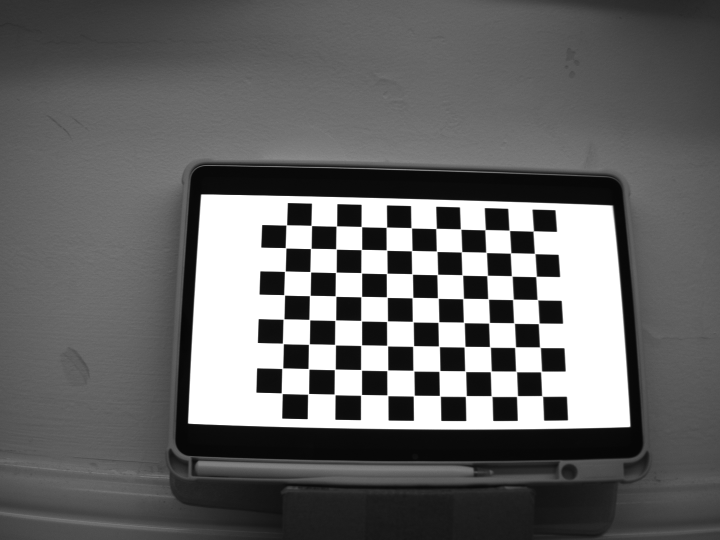
#> input picture Lab2_Group13/lab2_report_image_num_part/image_set_1/1.png, 1440 x 1080 px (shown at 1/2 size)
$ python adviser.py --image ../../Lab2_Group13/lab2_report_image_num_part/image_set_1/1.png   (older library calls are emulated)
#> lines starting #> are read from the running program, lines starting #| are printed output that depends on the picture
from __future__ import annotations
import argparse
from pathlib import Path
import sys
import cv2
import numpy as np
import json
from typing import Tuple, Dict, Any


def imread_gray(path: Path) -> np.ndarray | None:
    return cv2.imread(str(path), cv2.IMREAD_GRAYSCALE)


def tenengrad(gray: np.ndarray) -> np.ndarray:
    gx = cv2.Sobel(gray, cv2.CV_32F, 1, 0, ksize=3)
    gy = cv2.Sobel(gray, cv2.CV_32F, 0, 1, ksize=3)
    return gx * gx + gy * gy  # gradient energy per-pixel


def grid_sharpness(gray: np.ndarray, grid: int = 20) -> Tuple[np.ndarray, np.ndarray, np.ndarray]:
    """Compute per-cell sharpness map using Tenengrad. Returns (S, Xc, Yc)
    S: (gy, gx) mean sharpness per cell
    Xc, Yc: cell center coordinates (pixel)
    """
    H, W = gray.shape
    gh = max(1, H // grid)
    gw = max(1, W // grid)
    g2 = tenengrad(gray)
    S = np.zeros((grid, grid), dtype=np.float32)
    Xc = np.zeros_like(S, dtype=np.float32)
    Yc = np.zeros_like(S, dtype=np.float32)
    for iy in range(grid):
        y0 = iy * gh
        y1 = H if iy == grid - 1 else (iy + 1) * gh
        for ix in range(grid):
            x0 = ix * gw
            x1 = W if ix == grid - 1 else (ix + 1) * gw
            patch = g2[y0:y1, x0:x1]
            val = float(np.mean(patch)) if patch.size else 0.0
            S[iy, ix] = val
            Xc[iy, ix] = 0.5 * (x0 + x1)
            Yc[iy, ix] = 0.5 * (y0 + y1)
    return S, Xc, Yc


def fit_plane_least_squares(X: np.ndarray, Y: np.ndarray, Z: np.ndarray) -> Tuple[float, float, float]:
    """Fit plane Z = a*x + b*y + c by least squares."""
    A = np.stack([X.ravel(), Y.ravel(), np.ones_like(X.ravel())], axis=1)
    coef, _, _, _ = np.linalg.lstsq(A, Z.ravel(), rcond=None)
    a, b, c = coef.tolist()
    return a, b, c


def direction_from_gradient(a: float, b: float) -> Dict[str, Any]:
    # gradient points toward increasing sharpness; we want to tilt toward low-sharpness side → opposite to gradient
    dx = -a
    dy = -b
    mag = float(np.hypot(dx, dy))
    angle = float(np.degrees(np.arctan2(dy, dx)))  # degrees, image coords: +x right, +y down
    # Map to cardinal directions primarily
    dirs = []
    if abs(dx) >= abs(dy):
        dirs.append('left' if dx < 0 else 'right')  # because dx negative means suggest more to left
        if abs(dy) > 0.3 * abs(dx):
            dirs.append('up' if dy < 0 else 'down')
    else:
        dirs.append('up' if dy < 0 else 'down')
        if abs(dx) > 0.3 * abs(dy):
            dirs.append('left' if dx < 0 else 'right')
    return {"dx": dx, "dy": dy, "mag": mag, "angle_deg": angle, "dirs": dirs}


def analyze_image(gray: np.ndarray, grid: int = 20) -> Dict[str, Any]:
    H, W = gray.shape
    S, Xc, Yc = grid_sharpness(gray, grid=grid)
    # Normalize coordinates to [-1,1] for scale invariance
    Xn = (Xc - W * 0.5) / max(W * 0.5, 1.0)
    Yn = (Yc - H * 0.5) / max(H * 0.5, 1.0)
    # Log-transform sharpness to reduce dynamic range
    Sz = np.log1p(S)
    a, b, c = fit_plane_least_squares(Xn, Yn, Sz)
    grad = direction_from_gradient(a, b)

    # Global sharpness stats
    s_mean = float(S.mean())
    s_med = float(np.median(S))
    s_std = float(S.std())

    # Exposure/contrast quick checks
    mean_int = float(gray.mean())
    std_int = float(gray.std())
    # clipping ratios
    clip_dark = float((gray <= 2).mean())
    clip_bright = float((gray >= 253).mean())

    # Left/Right/Top/Bottom averages
    left_mean = float(S[:, : S.shape[1] // 2].mean())
    right_mean = float(S[:, S.shape[1] // 2 :].mean())
    top_mean = float(S[: S.shape[0] // 2, :].mean())
    bot_mean = float(S[S.shape[0] // 2 :, :].mean())

    # Normalize gradient magnitude to relative scale
    rel_mag = grad["mag"] / max(abs(a) + abs(b) + 1e-6, 1e-6)
    strength = 'small'
    if rel_mag > 0.6:
        strength = 'strong'
    elif rel_mag > 0.3:
        strength = 'moderate'

    # Simple quality verdict
    notes = []
    verdict = "PASS"
    # thresholds are empirical; Tenengrad patch median depends on image scale; use relative stats
    if s_med < 200.0:  # quite soft
        verdict = "WARN"
        notes.append("图像整体偏虚（锐度较低），请检查对焦或增加光照/提高快门")
    if s_med < 80.0:
        verdict = "FAIL"
    if clip_bright > 0.05:
        verdict = "WARN" if verdict == "PASS" else verdict
        notes.append(f"高光溢出比例 {clip_bright*100:.1f}% 较高，建议降低曝光/缩小光圈")
    if clip_dark > 0.10:
        verdict = "WARN" if verdict == "PASS" else verdict
        notes.append(f"暗部死黑比例 {clip_dark*100:.1f}% 较高，建议增加曝光/补光")

    return {
        "plane_coef": {"a": a, "b": b, "c": c},
        "grid": grid,
        "sharp_stats": {
            "mean": s_mean,
            "median": s_med,
            "std": s_std,
            "left_mean": left_mean,
            "right_mean": right_mean,
            "top_mean": top_mean,
            "bottom_mean": bot_mean,
        },
        "exposure_stats": {
            "mean": mean_int,
            "std": std_int,
            "clip_dark_ratio": clip_dark,
            "clip_bright_ratio": clip_bright,
        },
        "quality": {"verdict": verdict, "notes": notes},
        "gradient": grad,
        "strength": strength,
    }


def heatmap_png(gray: np.ndarray, S: np.ndarray, out_path: Path):
    H, W = gray.shape
    gh = H // S.shape[0]
    gw = W // S.shape[1]
    # Normalize S to [0,255]
    s = S.astype(np.float32)
    s -= s.min() if np.isfinite(s.min()) else 0.0
    d = (s.max() - s.min()) if np.isfinite(s.max()) else 1.0
    s = (s / max(d, 1e-6) * 255.0).astype(np.uint8)
    vis = cv2.resize(s, (W, H), interpolation=cv2.INTER_NEAREST)
    cm = cv2.applyColorMap(vis, cv2.COLORMAP_TURBO)
    # blend with gray image for context
    gray3 = cv2.cvtColor(gray, cv2.COLOR_GRAY2BGR)
    overlay = cv2.addWeighted(gray3, 0.4, cm, 0.6, 0)
    cv2.imwrite(str(out_path), overlay)


def main():
    ap = argparse.ArgumentParser(description="Tilt/shift adviser based on depth-of-field/sharpness distribution")
    ap.add_argument("--images-dir", default="./figures", help="Folder of images (analyze the latest by name)")
    ap.add_argument("--image", default="", help="Analyze a single image path (overrides --images-dir)")
    ap.add_argument("--grid", type=int, default=20, help="Grid cells per side for sharpness map")
    ap.add_argument("--out-dir", default=str(Path(__file__).resolve().parent / "adviser_out"), help="Output directory for debug overlays and report")
    args = ap.parse_args()

    out_dir = Path(args.out_dir)
    out_dir.mkdir(parents=True, exist_ok=True)

    if args.image:
        img_path = Path(args.image)
    else:
        img_dir = Path(args.images_dir)
        files = sorted([p for p in img_dir.iterdir() if p.suffix.lower() in (".jpg", ".jpeg", ".png", ".bmp", ".tif", ".tiff")])
        if not files:
            print(f"No images found in {img_dir}")
            sys.exit(1)
        img_path = files[-1]  # latest by name

    gray = imread_gray(img_path)
#> in imread_gray, returned value is the input picture: shape (1080, 1440); min 5, max 255, mean 102.8
    if gray is None:
        print(f"Failed to read image: {img_path}")
        sys.exit(2)

    # Analyze
    S, Xc, Yc = grid_sharpness(gray, grid=args.grid)
#> in tenengrad, `gy = cv2.Sobel(gray, cv2.CV_32F, 0, 1, ksize=3)`:
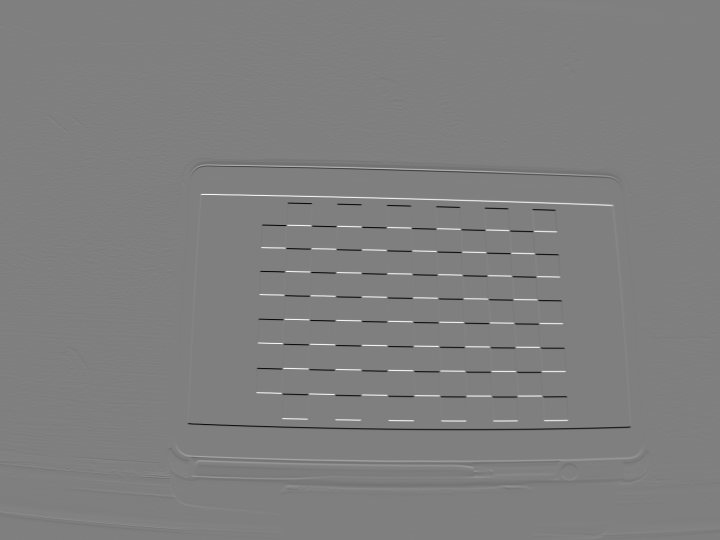
#> gy: shape (1080, 1440) float32 (shown at 1/2 size); min -961, max 960, mean -0.1; drawn with min black and max white
#> after the loop in grid_sharpness, `for iy in range(grid):`:
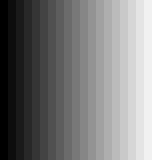
#> Xc: shape (20, 20) float32 (shown 8 times larger); min 36, max 1404, mean 720; drawn with min black and max white
#> after the loop in grid_sharpness, `for iy in range(grid):`:
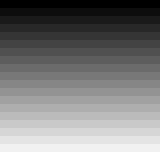
#> Yc: shape (20, 20) float32 (shown 8 times larger); min 27, max 1053, mean 540; drawn with min black and max white
    analysis = analyze_image(gray, grid=args.grid)
#> in analyze_image, `Sz = np.log1p(S)`:
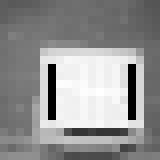
#> Sz: shape (20, 20) float32 (shown 8 times larger); min 0, max 11.21, mean 6.43; drawn with min black and max white
#> in fit_plane_least_squares, `A = np.stack([X.ravel(), Y.ravel(), np.ones_like(X.ravel())], axis=1)`: A = 400 rows, first 8: [-0.95, -0.95, 1], [-0.85, -0.95, 1], [-0.75, -0.95, 1], [-0.65, -0.95, 1], [-0.55, -0.95, 1], [-0.45, -0.95, 1], [-0.35, -0.95, 1], [-0.25, -0.95, 1]
#> in fit_plane_least_squares, `coef, _, _, _ = np.linalg.lstsq(A, Z.ravel(), rcond=None)`: coef = [0.226, 0.861, 6.43]
#> in fit_plane_least_squares, `a, b, c = coef.tolist()`: a = 0.226; b = 0.861; c = 6.43
#> in analyze_image, `a, b, c = fit_plane_least_squares(Xn, Yn, Sz)`: a = 0.226; b = 0.861; c = 6.43
#> in direction_from_gradient, `dx = -a`: dx = -0.226
#> in direction_from_gradient, `dy = -b`: dy = -0.861
#> in direction_from_gradient, `mag = float(np.hypot(dx, dy))`: mag = 0.89
#> in direction_from_gradient, `angle = float(np.degrees(np.arctan2(dy, dx)))`: angle = -104.7
#> in analyze_image, `grad = direction_from_gradient(a, b)`: grad = {'dx': -0.226, 'dy': -0.861, 'mag': 0.89, 'angle_deg': -104.7, 'dirs': ['up']}
#> in analyze_image, `s_mean = float(S.mean())`: s_mean = 10529.4
#> in analyze_image, `s_med = float(np.median(S))`: s_med = 191.3
#> in analyze_image, `s_std = float(S.std())`: s_std = 18344.2
#> in analyze_image, `mean_int = float(gray.mean())`: mean_int = 102.8
#> in analyze_image, `std_int = float(gray.std())`: std_int = 76.3
#> in analyze_image, `clip_dark = float((gray <= 2).mean())`: clip_dark = 0
#> in analyze_image, `clip_bright = float((gray >= 253).mean())`: clip_bright = 0.167
#> in analyze_image, `left_mean = float(S[:, : S.shape[1] // 2].mean())`: left_mean = 7716.9
#> in analyze_image, `right_mean = float(S[:, S.shape[1] // 2 :].mean())`: right_mean = 13341.9
#> in analyze_image, `top_mean = float(S[: S.shape[0] // 2, :].mean())`: top_mean = 7043.7
#> in analyze_image, `bot_mean = float(S[S.shape[0] // 2 :, :].mean())`: bot_mean = 14015.1
#> in analyze_image, `rel_mag = grad["mag"] / max(abs(a) + abs(b) + 1e-6, 1e-6)`: rel_mag = 0.819
#> analysis = 7 items

    # Save heatmap
    heatmap_path = out_dir / (img_path.stem + "_sharpness.png")
    heatmap_png(gray, S, heatmap_path)
#> in heatmap_png, `d = (s.max() - s.min()) if np.isfinite(s.max()) else 1.0`: d = 73561.5
#> in heatmap_png, `vis = cv2.resize(s, (W, H), interpolation=cv2.INTER_NEAREST)`:
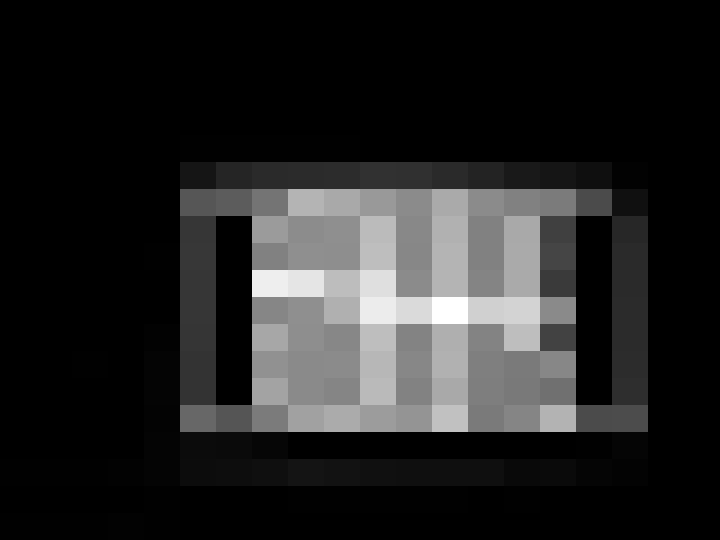
#> vis: shape (1080, 1440) (shown at 1/2 size); min 0, max 255, mean 36.1
#> in heatmap_png, `cm = cv2.applyColorMap(vis, cv2.COLORMAP_TURBO)`:
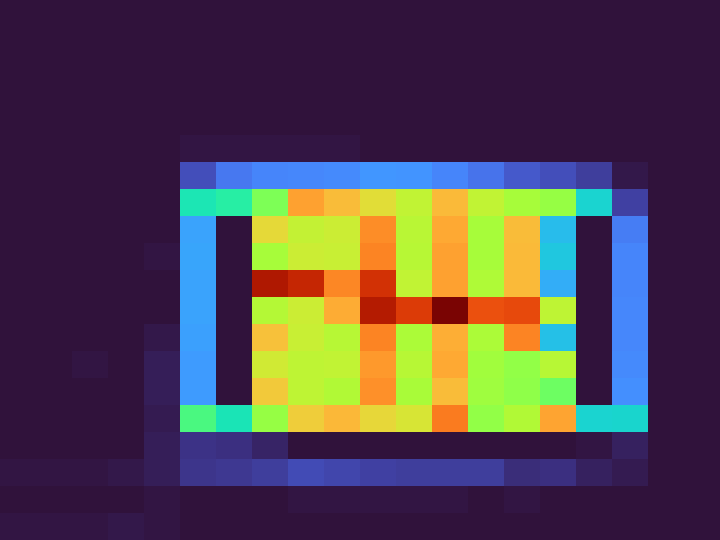
#> cm: shape (1080, 1440, 3) (shown at 1/2 size); mean B, G, R 77.3, 67.3, 80
#> in heatmap_png, `overlay = cv2.addWeighted(gray3, 0.4, cm, 0.6, 0)`:
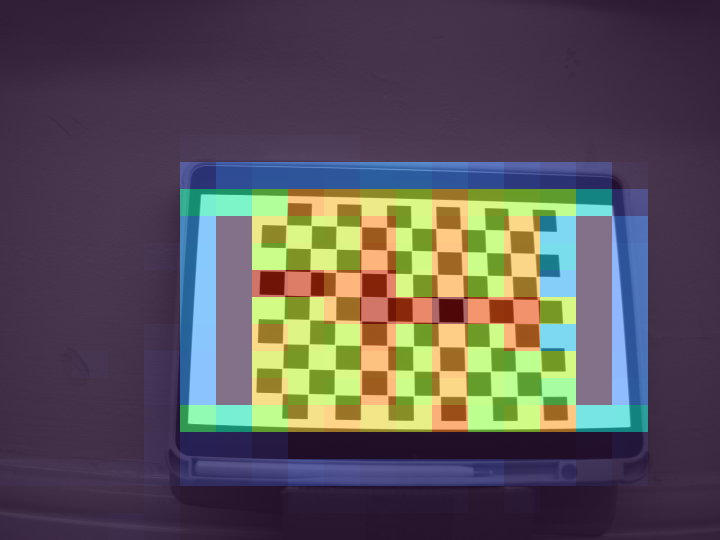
#> overlay: shape (1080, 1440, 3) (shown at 1/2 size); mean B, G, R 87.5, 81.5, 89.1

    # Build recommendation text
    dirs = analysis["gradient"]["dirs"]
#> dirs = ['up']
    strength = analysis["strength"]
#> strength = 'strong'
    # Direction mapping for user: recommend tilting lens toward low-sharpness side
    if dirs:
        primary = dirs[0]
#> primary = 'up'
        if primary in ("up", "down"):
            axis = "水平轴（绕x轴）"
        else:
            axis = "垂直轴（绕y轴）"
        rec = f"建议沿{axis}向‘{primary}’方向微倾（幅度：{strength}）。理由：画面Sharpness在该方向较弱，需要将合焦面朝该侧旋转。"
    else:
        rec = "Sharpness分布近似均匀；优先检查对焦与光圈，或仅做小幅倾斜试探。"

    # Compose report
    report = {
        "image": str(img_path),
        "grid": args.grid,
        "analysis": analysis,
        "recommendation": rec,
        "heatmap": str(heatmap_path),
    }

    out_json = out_dir / (img_path.stem + "_advice.json")
    with open(out_json, "w", encoding="utf-8") as f:
        json.dump(report, f, ensure_ascii=False, indent=2)

    print("==== Tilt/Shift Adviser ====")
    print("Image:", img_path.name)
    print("Quality:", analysis.get("quality", {}).get("verdict", "-"))
#| Quality: WARN
    notes = analysis.get("quality", {}).get("notes", [])
#> notes = ['图像整体偏虚（锐度较低），请检查对焦或增加光照/提高快门', '高光溢出比例 16.7% 较高，建议降低曝光/缩小光圈']
    if notes:
        for n in notes:
            print(" -", n)
#> this loop made 2 passes
#|  - 图像整体偏虚（锐度较低），请检查对焦或增加光照/提高快门
#|  - 高光溢出比例 16.7% 较高，建议降低曝光/缩小光圈
    print("Recommendation:", rec)
#| Recommendation: 建议沿水平轴（绕x轴）向‘up’方向微倾（幅度：strong）。理由：画面Sharpness在该方向较弱，需要将合焦面朝该侧旋转。
    print("Debug heatmap:", heatmap_path)
    print("Report JSON:", out_json)


if __name__ == "__main__":
    main()

$ run again, on Lab2_Group13/lab2_report_image_num_part/image_set_10/1.png
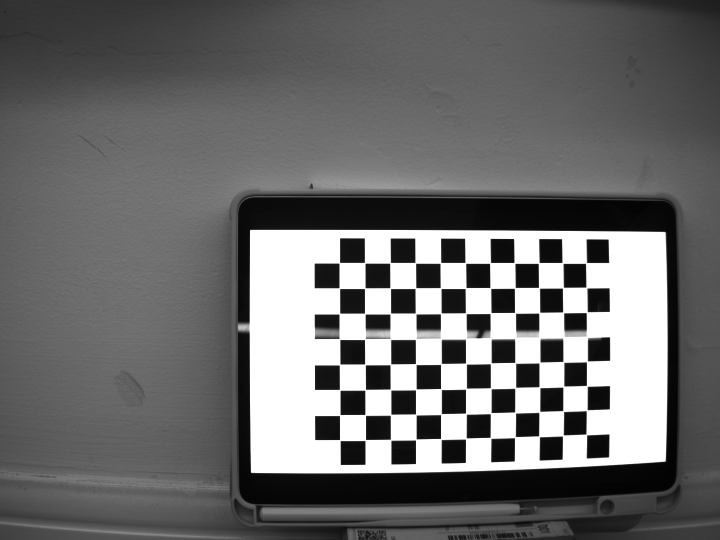
#> input picture Lab2_Group13/lab2_report_image_num_part/image_set_10/1.png, 1440 x 1080 px (shown at 1/2 size)
#> in imread_gray, returned value is the input picture: shape (1080, 1440); min 2, max 255, mean 107.8
#> A = 400 rows, first 8: [-0.95, -0.95, 1], [-0.85, -0.95, 1], [-0.75, -0.95, 1], [-0.65, -0.95, 1], [-0.55, -0.95, 1], [-0.45, -0.95, 1], [-0.35, -0.95, 1], [-0.25, -0.95, 1]
#> coef = [0.845, 1.92, 6.66]
#> in fit_plane_least_squares, `a, b, c = coef.tolist()`: a = 0.845; b = 1.92; c = 6.66
#> in analyze_image, `a, b, c = fit_plane_least_squares(Xn, Yn, Sz)`: a = 0.845; b = 1.92; c = 6.66
#> dx = -0.845
#> dy = -1.92
#> mag = 2.09
#> angle = -113.8
#> grad = {'dx': -0.845, 'dy': -1.92, 'mag': 2.09, 'angle_deg': -113.8, 'dirs': ['up', 'left']}
#> s_mean = 11187.1
#> s_med = 241
#> s_std = 18597.9
#> mean_int = 107.8
#> std_int = 75.34
#> clip_dark = 0.000358
#> clip_bright = 0.174
#> left_mean = 4619.1
#> right_mean = 17755.1
#> top_mean = 5010.3
#> bot_mean = 17363.9
#> rel_mag = 0.758
#> analysis = 7 items
#> d = 66902.7
#> in heatmap_png, `cm = cv2.applyColorMap(vis, cv2.COLORMAP_TURBO)`:
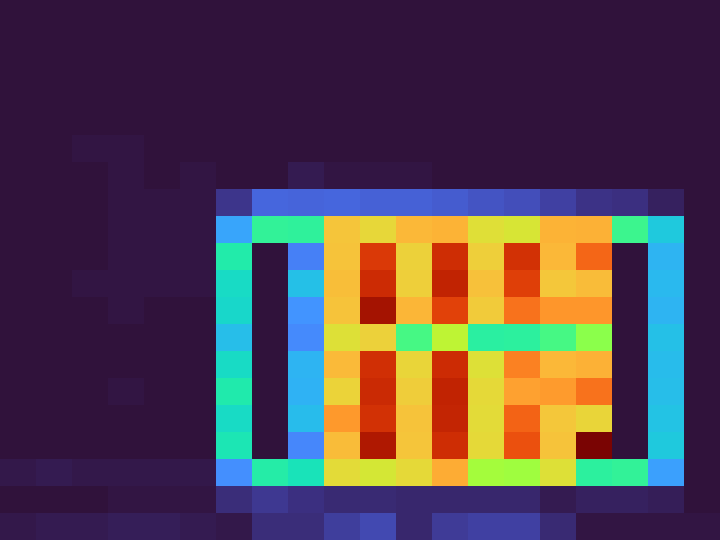
#> cm: shape (1080, 1440, 3) (shown at 1/2 size); mean B, G, R 78.8, 65.9, 82.7
#> in heatmap_png, `overlay = cv2.addWeighted(gray3, 0.4, cm, 0.6, 0)`:
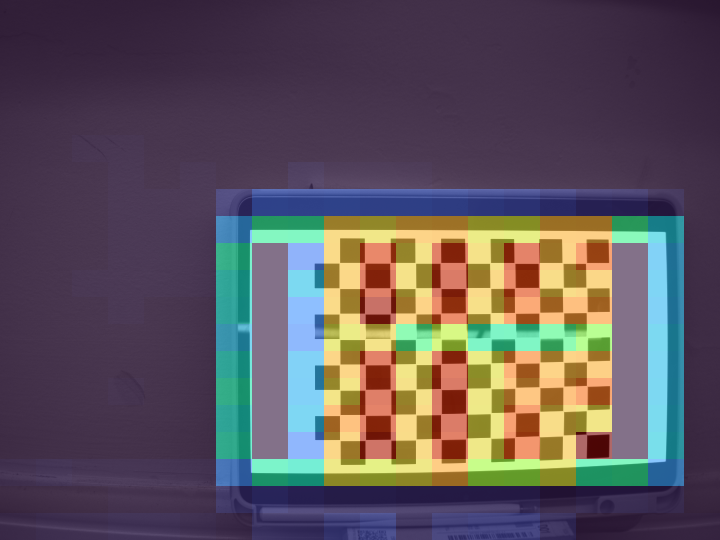
#> overlay: shape (1080, 1440, 3) (shown at 1/2 size); mean B, G, R 90.4, 82.7, 92.7
#> dirs = ['up', 'left']
#> strength = 'strong'
#> primary = 'up'
#| Quality: WARN
#> notes = ['高光溢出比例 17.4% 较高，建议降低曝光/缩小光圈']
#> the loop in main, `for n in notes:` made 1 pass
#> (printed output is left out)
#| Recommendation: 建议沿水平轴（绕x轴）向‘up’方向微倾（幅度：strong）。理由：画面Sharpness在该方向较弱，需要将合焦面朝该侧旋转。

$ run again, on Lab2_Group13/lab2_report_image_num_part/image_set_10/10.png
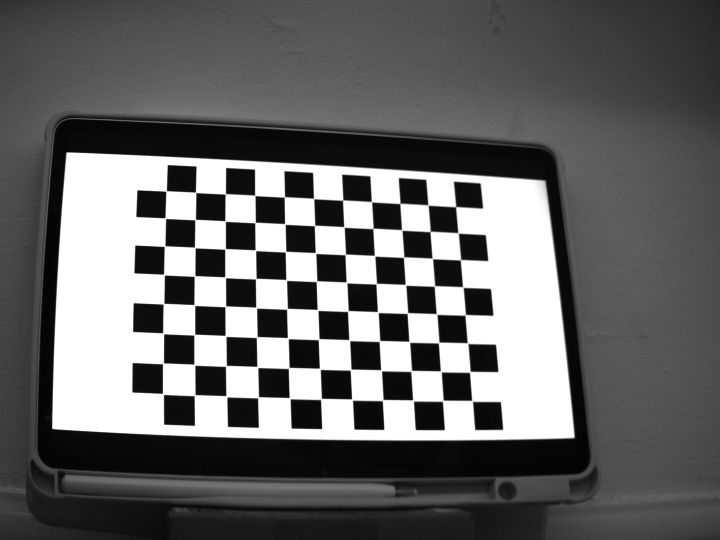
#> input picture Lab2_Group13/lab2_report_image_num_part/image_set_10/10.png, 1440 x 1080 px (shown at 1/2 size)
#> in imread_gray, returned value is the input picture: shape (1080, 1440); min 3, max 255, mean 103.2
#> A = 400 rows, first 8: [-0.95, -0.95, 1], [-0.85, -0.95, 1], [-0.75, -0.95, 1], [-0.65, -0.95, 1], [-0.55, -0.95, 1], [-0.45, -0.95, 1], [-0.35, -0.95, 1], [-0.25, -0.95, 1]
#> coef = [-1.26, 1.03, 6.81]
#> in fit_plane_least_squares, `a, b, c = coef.tolist()`: a = -1.26; b = 1.03; c = 6.81
#> in analyze_image, `a, b, c = fit_plane_least_squares(Xn, Yn, Sz)`: a = -1.26; b = 1.03; c = 6.81
#> dx = 1.26
#> dy = -1.03
#> mag = 1.63
#> angle = -39.19
#> grad = {'dx': 1.26, 'dy': -1.03, 'mag': 1.63, 'angle_deg': -39.19, 'dirs': ['right', 'up']}
#> s_mean = 11020.3
#> s_med = 645.6
#> s_std = 15248.7
#> mean_int = 103.2
#> std_int = 89.41
#> clip_dark = 0
#> clip_bright = 0.23
#> left_mean = 14631.4
#> right_mean = 7409.2
#> top_mean = 8680.4
#> bot_mean = 13360.2
#> rel_mag = 0.711
#> analysis = 7 items
#> d = 52300.1
#> in heatmap_png, `cm = cv2.applyColorMap(vis, cv2.COLORMAP_TURBO)`:
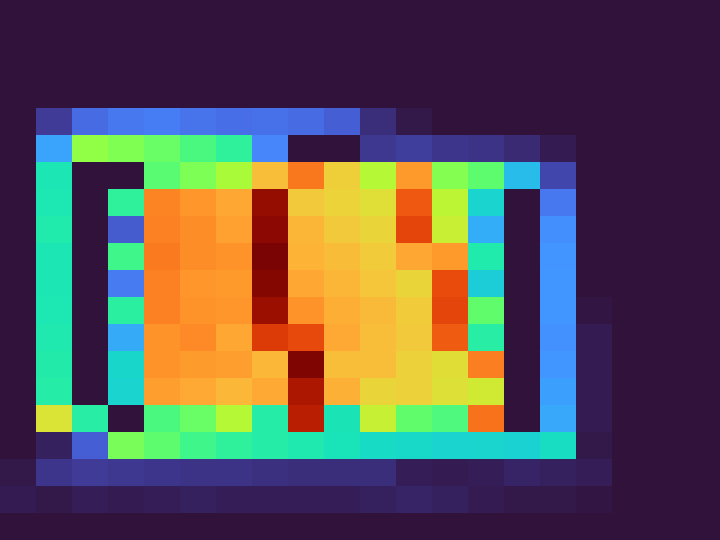
#> cm: shape (1080, 1440, 3) (shown at 1/2 size); mean B, G, R 83.8, 83, 90
#> in heatmap_png, `overlay = cv2.addWeighted(gray3, 0.4, cm, 0.6, 0)`:
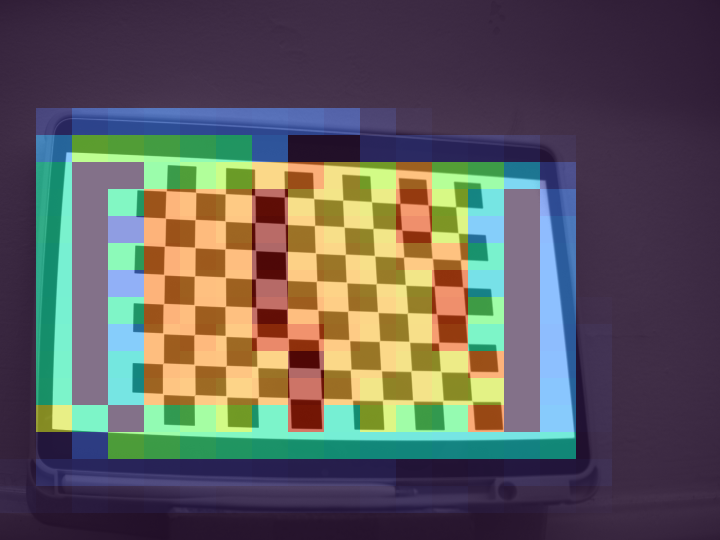
#> overlay: shape (1080, 1440, 3) (shown at 1/2 size); mean B, G, R 91.5, 91.1, 95.3
#> dirs = ['right', 'up']
#> strength = 'strong'
#> primary = 'right'
#| Quality: WARN
#> notes = ['高光溢出比例 23.0% 较高，建议降低曝光/缩小光圈']
#> the loop in main, `for n in notes:` made 1 pass
#> (printed output is left out)
#| Recommendation: 建议沿垂直轴（绕y轴）向‘right’方向微倾（幅度：strong）。理由：画面Sharpness在该方向较弱，需要将合焦面朝该侧旋转。
